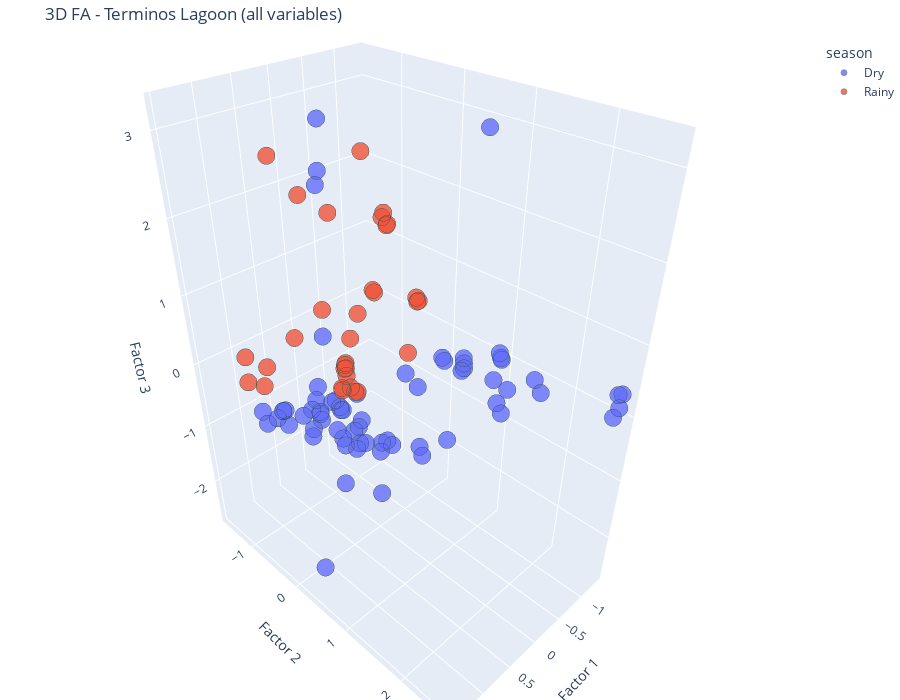

This figure's notebook cell:
### Code cell
plot_fa_biplot_3d_plotly(
    df=terminos_df,
    variables=variables,
    group_col='season',
    label_col='sample',
    n_factors=3,
    title='3D FA - Terminos Lagoon (all variables)',
)

### Figure 1 — Plotly figure (JSON) as saved in the notebook; plotly's stock layout.template omitted (floating-point values rounded to 4 significant figures)
{"data": [{"hovertemplate": "<b>%{hovertext}</b><br><br>season=Dry<br>Factor 1=%{x}<br>Factor 2=%{y}<br>Factor 3=%{z}<extra></extra>", "hovertext": ["CDL01S", "CDL02S", "CDL02F", "CDL03S", "CDL03F", "CDL04S", "CDL04F", "CDL05S", "CDL05F", "CDL06S", "CDL07S", "CDL07F", "CDL08S", "CDL08F", "CDL09S", "CDL09F", "PLZ01S", "PLZ01F", "PLZ02S", "PLZ02F", "PLZ03S", "PLZ03F", "PLZ04S", "PLZ05S", "PLZ05F", "PLZ06S", "PLZ06F", "PLZ07S", "PLZ07F", "PLZ08S", "PLZ08F", "PLZ09S", "PLZ09F", "CDL01S", "CDL01F", "CDL02S", "CDL02F", "CDL03S", "CDL03F", "CDL04S", "CDL04F", "CDL05S", "CDL05F", "CDL06F", "CDL07S", "CDL07F", "CDL08S", "CDL08F", "CDL09S", "CDL09F", "PLZ01S", "PLZ01F", "PLZ02S", "PLZ02F", "PLZ03S", "PLZ03F", "PLZ04F", "PLZ05S", "PLZ05F", "PLZ06S", "PLZ06F", "PLZ07S", "PLZ07F", "PLZ08S", "PLZ08F", "PLZ09S", "PLZ09F"], "legendgroup": "Dry", "marker": {"color": "#636efa", "line": {"color": "DarkSlateGrey", "width": 0.5}, "opacity": 0.8, "size": 6, "symbol": "circle"}, "mode": "markers", "name": "Dry", "scene": "scene", "showlegend": true, "type": "scatter3d", "x": [-1.05, -0.6167, -0.2531, 0.7689, 0.4864, 1.066, 1.095, 1.075, 1.074, -0.5983, 1.003, 1.003, 1.342, 1.398, 1.38, 1.471, -1.32, -1.32, -1.306, -1.3, -1.136, -1.133, -0.6821, 0.7962, 0.7977, 0.9262, 0.8947, 1.035, 1.01, 1.166, 1.222, 1.302, 1.271, -1.31, -1.311, -1.298, -1.298, 0.2901, 0.4244, 0.1654, 1.166, 0.3697, 0.6356, 0.4776, 0.7212, 0.629, 0.9268, 1.43, 0.9884, 1.479, -1.329, -1.329, -1.329, -1.333, -1.357, -1.327, -1.307, 0.09578, 0.3549, 0.5975, 0.6232, 0.008364, 0.4093, 0.3952, 0.5281, 0.3962, 0.7309], "y": [1.651, 1.574, 2.273, 0.4864, -0.2886, 0.1867, 0.1449, 0.1806, 0.1681, -0.09007, 0.4714, 0.5027, -0.1328, -0.09845, -0.1236, -0.4144, 0.2753, 0.3158, 0.3225, 0.3194, 0.1159, 0.07951, 0.05729, 0.2052, 0.06381, -0.01411, 0.1348, -0.02747, 2.088, -0.03183, 1.918, -0.1532, 2.003, 2.664, 2.671, 2.617, 2.63, 0.3496, 0.5014, 0.434, 0.1478, 0.1556, 0.03177, -0.3458, 0.03421, -0.07805, -0.1724, -0.1804, -0.1141, -0.3277, 0.9157, 0.8917, 0.9293, 0.496, 0.9706, 0.9057, 0.8404, 0.1692, 0.07682, 0.02931, 0.0186, 0.1774, 0.07985, 0.07215, 0.1277, 0.01222, -0.1178], "z": [0.1495, 0.1896, 0.7069, 0.291, 3.204, -0.09345, 0.193, -0.004066, 0.3826, -0.4053, 0.1743, 0.1923, 0.02539, 0.06678, 0.03735, -0.07941, -0.5402, -0.4783, -0.3859, -0.3004, -0.3612, -0.3248, -0.5965, -0.0412, -0.04093, -0.1634, 2.738, -0.07839, 0.7054, -0.09766, 0.6426, -0.2288, 0.6109, 0.1353, 0.3373, -0.02356, 0.3133, -0.9622, -1.498, -0.875, -2.611, -0.8859, -1.497, 2.637, -0.5371, -0.1829, -0.5225, -0.07251, -0.5716, -0.2089, -0.01886, 0.04188, -0.04226, 2.874, -0.9158, -0.7596, -0.3997, -1.037, -0.5668, -0.8666, -0.7413, -1.048, -0.6424, -0.9255, -0.6059, -1.058, 0.7771]}, {"hovertemplate": "<b>%{hovertext}</b><br><br>season=Rainy<br>Factor 1=%{x}<br>Factor 2=%{y}<br>Factor 3=%{z}<extra></extra>", "hovertext": ["CDL01S", "CDL01F", "CDL02S", "CDL03S", "CDL04S", "CDL04F", "CDL05S", "CDL05F", "CDL06S", "CDL07S", "CDL07F", "CDL08S", "CDL08F", "CDL09S", "CDL09F", "PLZ01S", "PLZ01F", "PLZ02S", "PLZ02F", "PLZ03S", "PLZ03F", "PLZ04F", "PLZ05S", "PLZ05F", "PLZ06S", "PLZ06F", "PLZ07S", "PLZ07F", "PLZ08S", "PLZ08F", "PLZ09S", "PLZ09F"], "legendgroup": "Rainy", "marker": {"color": "#EF553B", "line": {"color": "DarkSlateGrey", "width": 0.5}, "opacity": 0.8, "size": 6, "symbol": "circle"}, "mode": "markers", "name": "Rainy", "scene": "scene", "showlegend": true, "type": "scatter3d", "x": [-1.31, -1.31, -1.31, -0.6992, -0.6269, 0.4012, -0.591, -0.2038, -0.5385, -0.3149, -0.3162, 1.143, 1.44, 1.228, 1.472, -1.325, -1.325, -1.324, -1.324, -1.32, -1.32, -1.252, -0.7913, 0.313, -0.5973, 0.229, -0.5708, -0.5537, -0.5611, 0.6643, -0.5439, 0.9518], "y": [-0.5743, -0.5933, -0.5476, -1.131, -1.116, -1.341, -1.128, -1.049, -1.163, -1.09, -1.083, -0.7136, -0.685, -0.6879, -0.6426, -1.276, -1.243, -1.182, -1.169, -1.459, -1.489, -1.581, -1.421, -0.6276, -1.321, -1.049, -1.282, -1.3, -1.28, -0.7647, -1.273, 1.487], "z": [0.2087, 0.2652, 0.232, 0.03747, -1.269, 2.522, -1.254, 1.723, -1.166, -1.025, -1.059, 0.2516, 0.5537, 0.02497, 0.2322, 1.233, 1.31, 1.143, 1.169, -0.007346, 0.02226, 2.091, -0.5484, 0.7412, -0.9336, 2.082, -1.034, -0.9071, -0.8006, 0.429, -0.8198, 1.42]}], "layout": {"height": 700, "legend": {"title": {"text": "season"}, "tracegroupgap": 0}, "margin": {"b": 0, "l": 0, "r": 0, "t": 40}, "scene": {"domain": {"x": [0, 1], "y": [0, 1]}, "xaxis": {"title": {"text": "Factor 1"}}, "yaxis": {"title": {"text": "Factor 2"}}, "zaxis": {"title": {"text": "Factor 3"}}}, "title": {"text": "3D FA - Terminos Lagoon (all variables)"}, "width": 900}}
